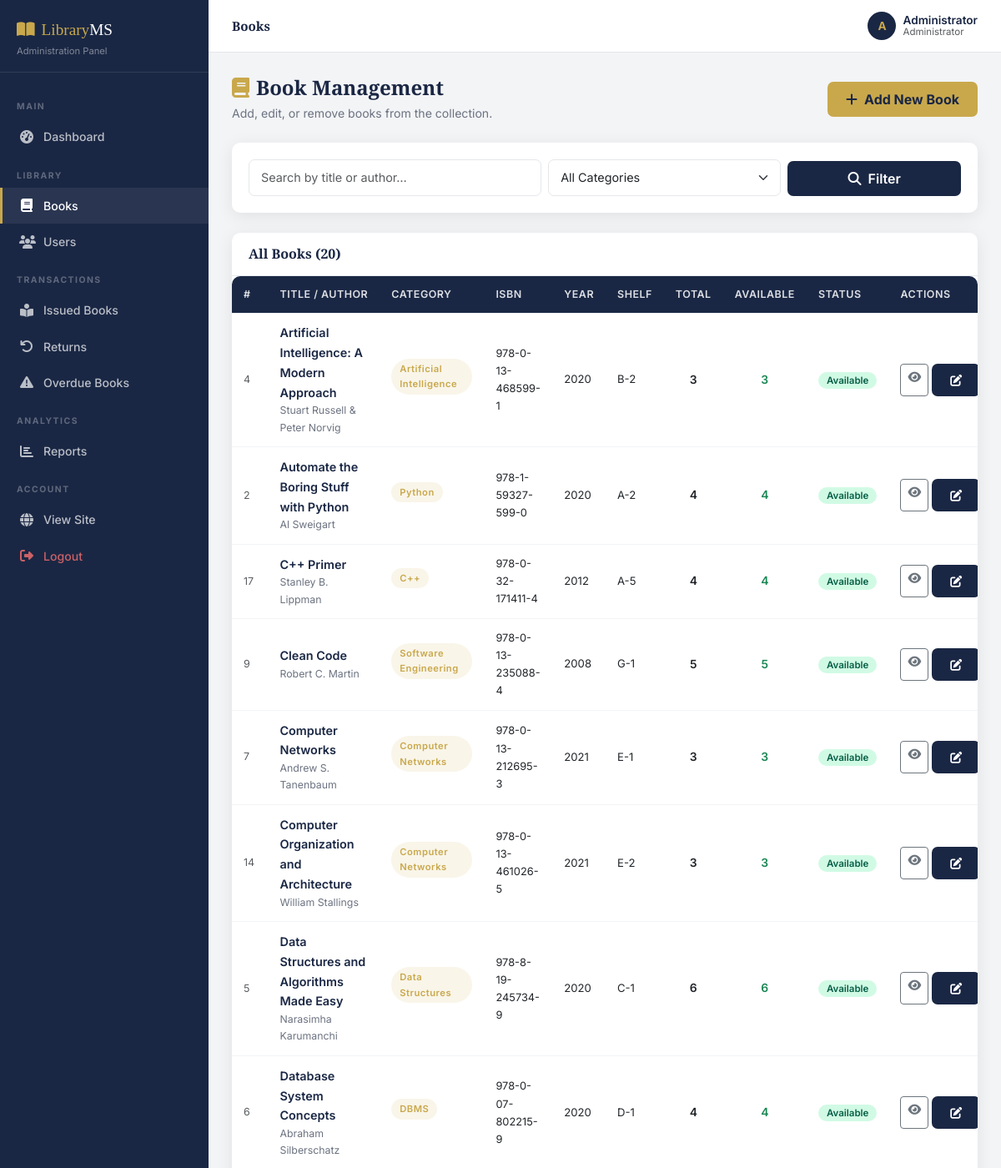
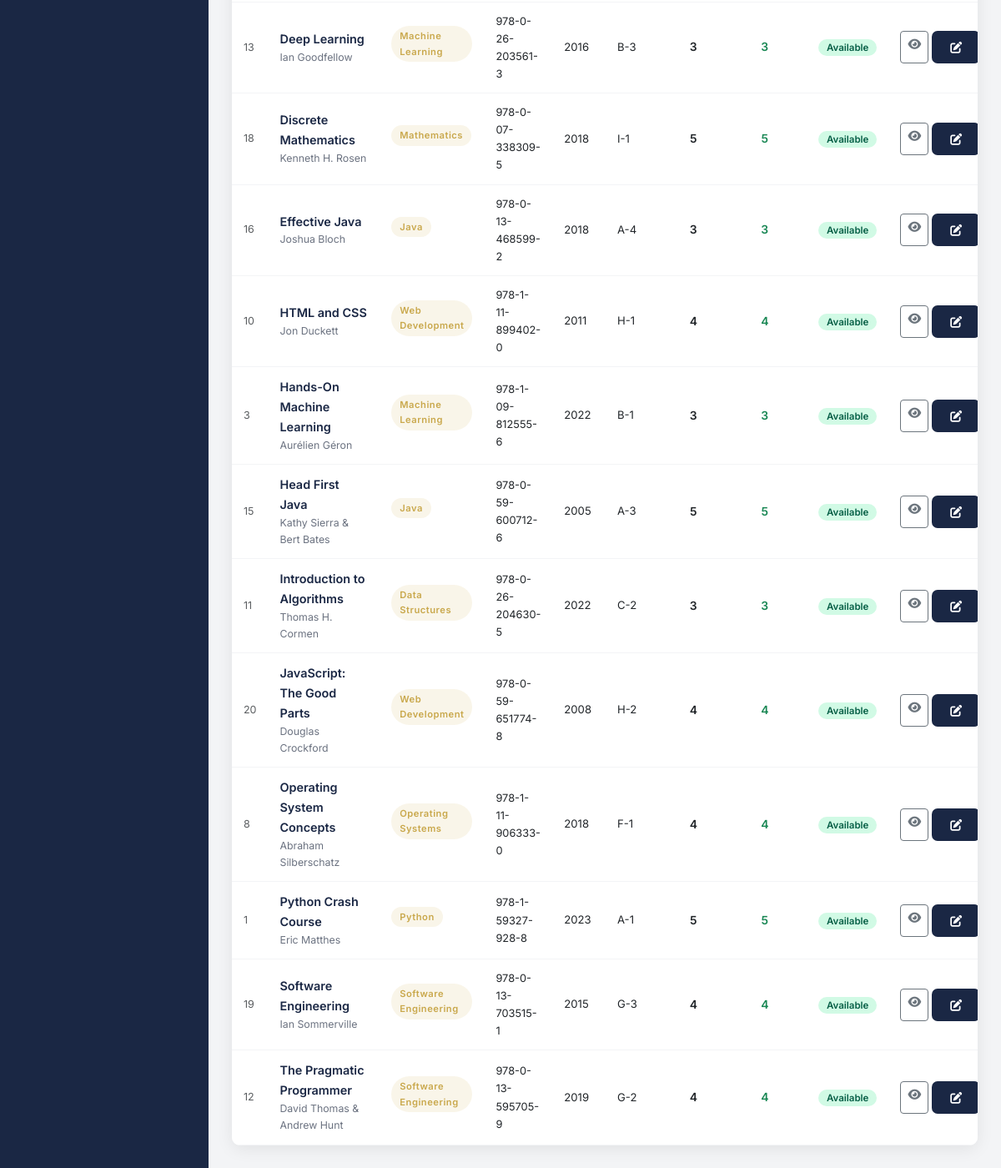
Screenshot of /admin/books (signed in) with the database file from the repository (2 pictures, top to bottom).
### tables this page shows
CREATE TABLE users (
            id INTEGER PRIMARY KEY AUTOINCREMENT,
            full_name TEXT NOT NULL,
            username TEXT UNIQUE NOT NULL,
            email TEXT UNIQUE NOT NULL,
            password_hash TEXT NOT NULL,
            role TEXT NOT NULL DEFAULT 'student',
            phone TEXT,
            registration_date TEXT,
            status TEXT DEFAULT 'Active'
        );

CREATE TABLE books (
            id INTEGER PRIMARY KEY AUTOINCREMENT,
            title TEXT NOT NULL,
            author TEXT NOT NULL,
            category TEXT NOT NULL,
            isbn TEXT UNIQUE,
            publisher TEXT,
            publication_year INTEGER,
            quantity INTEGER NOT NULL,
            available_quantity INTEGER NOT NULL,
            shelf TEXT,
            description TEXT,
            cover_image TEXT,
            added_date TEXT
        );

### library_management_system/app.py (the view)
@app.route('/admin/books')
@admin_required
def admin_books():
    search = request.args.get('search', '')
    category = request.args.get('category', '')
    books_list = get_all_books(search=search, category=category)
    categories = get_categories()
    return render_template('admin/books.html', books=books_list, categories=categories,
                           search=search, category=category)

### library_management_system/app.py (called while the page is built)
@app.context_processor
def inject_user():
    return dict(current_user=get_current_user(), now=datetime.now())

### library_management_system/auth.py (called while the page is built)
def get_current_user():
    if 'user_id' in session:
        return get_user_by_id(session['user_id'])
    return None

def admin_required(f):
    @wraps(f)
    def decorated(*args, **kwargs):
        if 'user_id' not in session:
            flash('Please login to access this page.', 'warning')
            return redirect(url_for('login'))
        if session.get('role') != 'admin':
            flash('You do not have permission to access this page.', 'danger')
            return redirect(url_for('dashboard'))
        return f(*args, **kwargs)
    return decorated

### library_management_system/database.py (called while the page is built)
def get_db():
    conn = sqlite3.connect(DB_PATH)
    conn.row_factory = sqlite3.Row
    conn.execute("PRAGMA foreign_keys = ON")
    return conn

def get_all_books(search='', category='', availability='', sort='title'):
    conn = get_db()
    c = conn.cursor()
    q = "SELECT * FROM books WHERE 1=1"
    params = []
    if search:
        q += " AND (title LIKE ? OR author LIKE ? OR isbn LIKE ? OR category LIKE ?)"
        s = f'%{search}%'
        params += [s,s,s,s]
    if category:
        q += " AND category=?"
        params.append(category)
    if availability == 'available':
        q += " AND available_quantity>0"
    elif availability == 'unavailable':
        q += " AND available_quantity<=0"
    sort_map = {'title':'title ASC','author':'author ASC','newest':'publication_year DESC','availability':'available_quantity DESC'}
    q += f" ORDER BY {sort_map.get(sort,'title ASC')}"
    c.execute(q, params)
    books = c.fetchall()
    conn.close()
    return books

def get_categories():
    conn = get_db()
    c = conn.cursor()
    c.execute("SELECT DISTINCT category FROM books ORDER BY category")
    cats = [r['category'] for r in c.fetchall()]
    conn.close()
    return cats

def get_user_by_id(user_id):
    conn = get_db()
    c = conn.cursor()
    c.execute("SELECT * FROM users WHERE id=?", (user_id,))
    u = c.fetchone()
    conn.close()
    return u

### library_management_system/templates/admin/books.html (shortened to what this page needs)
{% extends 'admin/base_admin.html' %}
{% block page_title %}Books{% endblock %}
{% block content %}
<div class="page-title-block d-flex justify-content-between align-items-center flex-wrap gap-3">
  <div>
    <h4><i class="fas fa-book text-gold me-2"></i>Book Management</h4>
    <p>Add, edit, or remove books from the collection.</p>
  </div>
  <a href="{{ url_for('admin_add_book') }}" class="btn btn-gold"><i class="fas fa-plus me-2"></i>Add New Book</a>
</div>
<div class="admin-card mb-4">
  <div class="admin-card-body">
    <form method="GET" class="row g-2 align-items-end">
      <div class="col-md-5">
        <input type="text" name="search" value="{{ search }}" class="form-control" placeholder="Search by title or author…">
      </div>
      <div class="col-md-4">
        <select name="category" class="form-select">
          <option value="">All Categories</option>
        </select>
      </div>
      <div class="col-md-3">
        <button type="submit" class="btn btn-navy w-100"><i class="fas fa-search me-2"></i>Filter</button>
      </div>
    </form>
  </div>
</div>
<div class="admin-card">
  <div class="admin-card-header">
    <h5>All Books ({{ books|length }})</h5>
  </div>
  <div class="admin-card-body p-0">
    {% if books %}
    <div class="table-responsive">
      <table class="table table-hover mb-0">
        <thead>
          <tr>
            <th>#</th>
            <th>Title / Author</th>
            <th>Category</th>
            <th>ISBN</th>
            <th>Year</th>
            <th>Shelf</th>
            <th>Total</th>
            <th>Available</th>
            <th>Status</th>
            <th>Actions</th>
          </tr>
        </thead>
        <tbody>
          {% for book in books %}
          <tr>
            <td class="text-muted" style="font-size:.78rem;">{{ book['id'] }}</td>
            <td>
              <div class="fw-semibold text-navy" style="font-size:.9rem;">{{ book['title'] }}</div>
              <div style="font-size:.77rem;color:var(--muted);">{{ book['author'] }}</div>
            </td>
            <td><span class="book-category-badge">{{ book['category'] }}</span></td>
            <td style="font-size:.8rem;">{{ book['isbn'] or '—' }}</td>
            <td style="font-size:.82rem;">{{ book['publication_year'] or '—' }}</td>
            <td style="font-size:.82rem;">{{ book['shelf'] or '—' }}</td>
            <td class="text-center fw-semibold">{{ book['quantity'] }}</td>
            <td class="text-center fw-semibold {% if book['available_quantity'] > 0 %}text-success{% else %}text-danger{% endif %}">{{ book['available_quantity'] }}</td>
            <td>
              {% if book['available_quantity'] > 0 %}
              <span class="availability-badge badge-available">Available</span>
              {% else %}
              <span class="availability-badge badge-unavailable">Unavail.</span>
              {% endif %}
            </td>
            <td>
              <div class="d-flex gap-1">
                <a href="{{ url_for('book_details', book_id=book['id']) }}" class="btn btn-sm btn-outline-secondary" title="View" target="_blank"><i class="fas fa-eye"></i></a>
                <a href="{{ url_for('admin_edit_book', book_id=book['id']) }}" class="btn btn-sm btn-navy" title="Edit"><i class="fas fa-edit"></i></a>
              </div>
            </td>
          </tr>
          {% endfor %}
        </tbody>
      </table>
    </div>
    {% else %}
    <div class="empty-state">
      <i class="fas fa-book"></i>
      <h5>No Books Found</h5>
      <p>No books match your search criteria.</p>
    </div>
    {% endif %}
  </div>
</div>
{% endblock %}

### library_management_system/templates/admin/base_admin.html (shortened to what this page needs)
<!DOCTYPE html>
<html lang="en">
<head>
  <link href="https://cdn.jsdelivr.net/npm/bootstrap@5.3.0/dist/css/bootstrap.min.css" rel="stylesheet">
  <link rel="stylesheet" href="https://cdnjs.cloudflare.com/ajax/libs/font-awesome/6.4.0/css/all.min.css">
  <link rel="stylesheet" href="{{ url_for('static', filename='css/style.css') }}">
</head>
<body>
<div class="sidebar" id="adminSidebar">
  <div class="sidebar-brand">
    <div class="sidebar-brand-text"><i class="fas fa-book-open me-2"></i>Library<span>MS</span></div>
    <div class="sidebar-subtitle">Administration Panel</div>
  </div>
  <nav class="sidebar-nav">
    <div class="sidebar-label">Main</div>
    <a href="{{ url_for('admin_dashboard') }}" class="sidebar-link {% if request.endpoint == 'admin_dashboard' %}active{% endif %}">
      <i class="fas fa-tachometer-alt"></i> Dashboard
    </a>
    <div class="sidebar-label">Library</div>
    <a href="{{ url_for('admin_books') }}" class="sidebar-link {% if 'book' in request.endpoint and 'overdue' not in request.endpoint %}active{% endif %}">
      <i class="fas fa-book"></i> Books
    </a>
    <a href="{{ url_for('admin_users') }}" class="sidebar-link {% if request.endpoint == 'admin_users' %}active{% endif %}">
      <i class="fas fa-users"></i> Users
    </a>
    <div class="sidebar-label">Transactions</div>
    <a href="{{ url_for('admin_issued') }}" class="sidebar-link {% if request.endpoint == 'admin_issued' %}active{% endif %}">
      <i class="fas fa-book-reader"></i> Issued Books
    </a>
    <a href="{{ url_for('admin_returns') }}" class="sidebar-link {% if request.endpoint == 'admin_returns' %}active{% endif %}">
      <i class="fas fa-undo"></i> Returns
    </a>
    <a href="{{ url_for('admin_overdue') }}" class="sidebar-link {% if request.endpoint == 'admin_overdue' %}active{% endif %}">
      <i class="fas fa-exclamation-triangle"></i> Overdue Books
    </a>
    <div class="sidebar-label">Analytics</div>
    <a href="{{ url_for('admin_reports') }}" class="sidebar-link {% if request.endpoint == 'admin_reports' %}active{% endif %}">
      <i class="fas fa-chart-bar"></i> Reports
    </a>
    <div class="sidebar-label">Account</div>
    <a href="{{ url_for('index') }}" class="sidebar-link" target="_blank">
      <i class="fas fa-globe"></i> View Site
    </a>
    <a href="{{ url_for('logout') }}" class="sidebar-link text-danger">
      <i class="fas fa-sign-out-alt"></i> Logout
    </a>
  </nav>
</div>
<div class="admin-content">
  <div class="admin-topbar">
    <div class="d-flex align-items-center gap-3">
      <h6 class="mb-0">{% block page_title %}Admin Panel{% endblock %}</h6>
    </div>
    <div class="d-flex align-items-center gap-3">
      <div class="d-flex align-items-center gap-2">
        <div style="width:34px;height:34px;background:var(--navy);border-radius:50%;display:flex;align-items:center;justify-content:center;color:var(--gold);font-weight:700;font-size:.85rem;">
          {{ session.full_name[0].upper() if session.full_name else 'A' }}
        </div>
        <div style="font-size:.85rem;line-height:1.2;">
          <div class="fw-semibold text-navy">{{ session.full_name or 'Admin' }}</div>
          <div class="text-muted" style="font-size:.72rem;">Administrator</div>
        </div>
      </div>
    </div>
  </div>
  <div class="admin-main">
    {% block content %}{% endblock %}
  </div>
</div>
</body>
</html>

### library_management_system/static/css/style.css (style rules this page uses)
:root { --navy: #1a2744; --navy-light: #243360; --gold: #c9a84c; --gold-light: #e8c96a; --cream: #f8f5ee; --dark: #111827; --muted: #6b7280; --border: #e5e7eb; --radius: 10px; --shadow: 0 4px 20px rgba(0,0,0,.08); --shadow-lg: 0 8px 32px rgba(0,0,0,.12); }
*, *::before, *::after { box-sizing: border-box; }
body { font-family: 'Inter', sans-serif; color: var(--dark); background: #fff; line-height: 1.65; }
h1,h2,h3,h4,h5,h6 { font-family: 'Playfair Display', serif; font-weight: 700; line-height: 1.2; }
a { color: var(--gold); text-decoration: none; }
.book-category-badge { font-size: .7rem; font-weight: 600; background: rgba(201,168,76,.12); color: var(--gold); border-radius: 50px; padding: 3px 10px; display: inline-block; margin-bottom: 8px; letter-spacing: .5px; }
.availability-badge { font-size: .72rem; padding: 3px 10px; border-radius: 50px; font-weight: 600; }
.badge-available { background: #d1fae5; color: #065f46; }
.btn-navy { background: var(--navy); color: #fff !important; border: none; padding: 9px 22px; border-radius: 7px; font-weight: 600; transition: all .2s; }
.btn-gold { background: var(--gold); color: var(--navy) !important; border: none; padding: 9px 22px; border-radius: 7px; font-weight: 700; transition: all .2s; }
.form-control, .form-select { border: 1.5px solid var(--border); border-radius: 7px; padding: 10px 14px; font-size: .9rem; transition: border-color .2s, box-shadow .2s; }
.sidebar { width: 250px; background: var(--navy); flex-shrink: 0; position: fixed; top: 0; left: 0; bottom: 0; overflow-y: auto; z-index: 100; transition: transform .3s; }
.sidebar-brand { padding: 20px 20px 16px; border-bottom: 1px solid rgba(255,255,255,.1); }
.sidebar-brand-text { font-family: 'Playfair Display', serif; font-size: 1.2rem; color: var(--gold); }
.sidebar-brand-text span { color: #fff; }
.sidebar-subtitle { font-size: .7rem; color: rgba(255,255,255,.45); }
.sidebar-nav { padding: 16px 0; }
.sidebar-label { font-size: .65rem; font-weight: 700; letter-spacing: 1.5px; text-transform: uppercase; color: rgba(255,255,255,.3); padding: 16px 20px 6px; }
.sidebar-link { display: flex; align-items: center; gap: 11px; padding: 10px 20px; color: rgba(255,255,255,.7) !important; font-size: .88rem; font-weight: 500; transition: all .2s; border-left: 3px solid transparent; }
.sidebar-link i { width: 18px; text-align: center; font-size: 1rem; }
.sidebar-link:hover, .sidebar-link.active { background: rgba(255,255,255,.07); color: #fff !important; border-left-color: var(--gold); }
.sidebar-link.text-danger { color: rgba(248,113,113,.8) !important; }
.admin-content { margin-left: 250px; flex: 1; background: #f3f4f6; min-height: 100vh; }
.admin-topbar { background: #fff; padding: 14px 28px; border-bottom: 1px solid var(--border); display: flex; align-items: center; justify-content: space-between; position: sticky; top: 0; z-index: 50; }
.admin-topbar h6 { margin: 0; color: var(--navy); font-size: .95rem; }
.admin-main { padding: 28px; }
.page-title-block { margin-bottom: 24px; }
.page-title-block h4 { color: var(--navy); margin-bottom: 4px; }
.page-title-block p { color: var(--muted); font-size: .88rem; margin: 0; }
.admin-card { background: #fff; border-radius: var(--radius); box-shadow: var(--shadow); margin-bottom: 24px; }
.admin-card-header { padding: 16px 20px; border-bottom: 1px solid var(--border); display: flex; align-items: center; justify-content: space-between; }
.admin-card-header h5 { margin: 0; color: var(--navy); font-size: 1rem; }
.admin-card-body { padding: 20px; }
.table-responsive { border-radius: var(--radius); overflow: hidden; }
.table { margin: 0; font-size: .87rem; }
.table thead th { background: var(--navy); color: rgba(255,255,255,.85); font-weight: 600; font-size: .78rem; letter-spacing: .5px; text-transform: uppercase; border: none; padding: 12px 14px; white-space: nowrap; }
.table tbody td { padding: 12px 14px; vertical-align: middle; border-color: #f3f4f6; }
.text-navy { color: var(--navy) !important; }
.text-gold { color: var(--gold) !important; }

### rows the page displays
users: full_name "Administrator"
books: id "4", title "Artificial Intelligence: A Modern Approach", author "Stuart Russell & Peter Norvig", category "Artificial Intelligence", isbn "978-0-13-468599-1", publication_year "2020", shelf "B-2", quantity "3", available_quantity "3", shows "Available"
books: id "2", title "Automate the Boring Stuff with Python", author "Al Sweigart", category "Python", isbn "978-1-59327-599-0", publication_year "2020", shelf "A-2", quantity "4", available_quantity "4", shows "Available"
books: id "17", title "C++ Primer", author "Stanley B. Lippman", category "C++", isbn "978-0-32-171411-4", publication_year "2012", shelf "A-5", quantity "4", available_quantity "4", shows "Available"
books: id "9", title "Clean Code", author "Robert C. Martin", category "Software Engineering", isbn "978-0-13-235088-4", publication_year "2008", shelf "G-1", quantity "5", available_quantity "5", shows "Available"
books: id "7", title "Computer Networks", author "Andrew S. Tanenbaum", category "Computer Networks", isbn "978-0-13-212695-3", publication_year "2021", shelf "E-1", quantity "3", available_quantity "3", shows "Available"
books: id "14", title "Computer Organization and Architecture", author "William Stallings", category "Computer Networks", isbn "978-0-13-461026-5", publication_year "2021", shelf "E-2", quantity "3", available_quantity "3", shows "Available"
books: id "5", title "Data Structures and Algorithms Made Easy", author "Narasimha Karumanchi", category "Data Structures", isbn "978-8-19-245734-9", publication_year "2020", shelf "C-1", quantity "6", available_quantity "6", shows "Available"
books: id "6", title "Database System Concepts", author "Abraham Silberschatz", category "DBMS", isbn "978-0-07-802215-9", publication_year "2020", shelf "D-1", quantity "4", available_quantity "4", shows "Available"
books: id "13", title "Deep Learning", author "Ian Goodfellow", category "Machine Learning", isbn "978-0-26-203561-3", publication_year "2016", shelf "B-3", quantity "3", available_quantity "3", shows "Available"
books: id "18", title "Discrete Mathematics", author "Kenneth H. Rosen", category "Mathematics", isbn "978-0-07-338309-5", publication_year "2018", shelf "I-1", quantity "5", available_quantity "5", shows "Available"
books: id "16", title "Effective Java", author "Joshua Bloch", category "Java", isbn "978-0-13-468599-2", publication_year "2018", shelf "A-4", quantity "3", available_quantity "3", shows "Available"
books: id "10", title "HTML and CSS", author "Jon Duckett", category "Web Development", isbn "978-1-11-899402-0", publication_year "2011", shelf "H-1", quantity "4", available_quantity "4", shows "Available"
books: id "3", title "Hands-On Machine Learning", author "Aurélien Géron", category "Machine Learning", isbn "978-1-09-812555-6", publication_year "2022", shelf "B-1", quantity "3", available_quantity "3", shows "Available"
books: id "15", title "Head First Java", author "Kathy Sierra & Bert Bates", category "Java", isbn "978-0-59-600712-6", publication_year "2005", shelf "A-3", quantity "5", available_quantity "5", shows "Available"
books: id "11", title "Introduction to Algorithms", author "Thomas H. Cormen", category "Data Structures", isbn "978-0-26-204630-5", publication_year "2022", shelf "C-2", quantity "3", available_quantity "3", shows "Available"
books: id "20", title "JavaScript: The Good Parts", author "Douglas Crockford", category "Web Development", isbn "978-0-59-651774-8", publication_year "2008", shelf "H-2", quantity "4", available_quantity "4", shows "Available"
books: id "8", title "Operating System Concepts", author "Abraham Silberschatz", category "Operating Systems", isbn "978-1-11-906333-0", publication_year "2018", shelf "F-1", quantity "4", available_quantity "4", shows "Available"
books: id "1", title "Python Crash Course", author "Eric Matthes", category "Python", isbn "978-1-59327-928-8", publication_year "2023", shelf "A-1", quantity "5", available_quantity "5", shows "Available"
books: id "19", title "Software Engineering", author "Ian Sommerville", category "Software Engineering", isbn "978-0-13-703515-1", publication_year "2015", shelf "G-3", quantity "4", available_quantity "4", shows "Available"
books: id "12", title "The Pragmatic Programmer", author "David Thomas & Andrew Hunt", category "Software Engineering", isbn "978-0-13-595705-9", publication_year "2019", shelf "G-2", quantity "4", available_quantity "4", shows "Available"

### other values shown
{{ session.full_name[0].upper() if session.full_name else 'A' }} "A"
{{ books|length }} "20"
